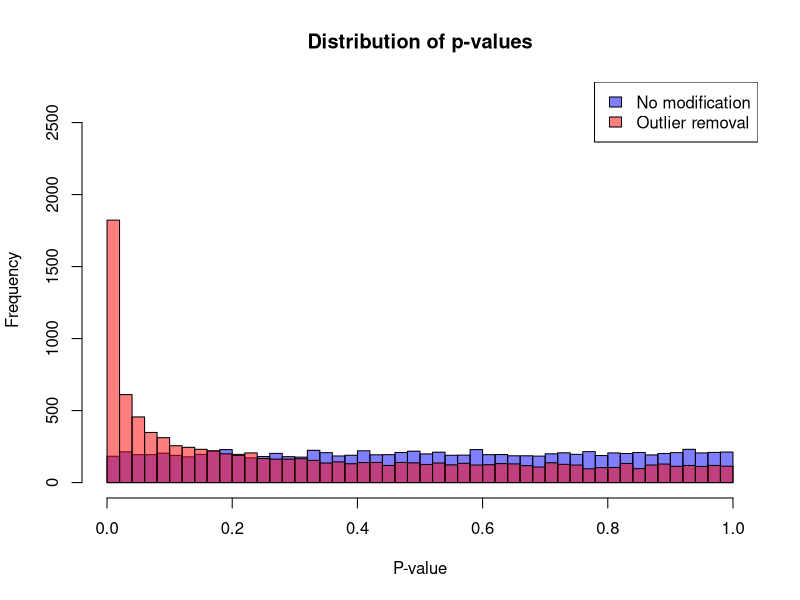

The R script that drew this image:
# Set seed for reproducibility
set.seed(40)

# Sample size
n <- 500

# Number of datasets to simulate
num_datasets <- 10000 

# Initialize vectors to store p-values and decisions
p_values_outliers <- numeric(num_datasets)
decisions_outliers <- character(num_datasets)
p_values_no_modification <- numeric(num_datasets)
decisions_no_modification <- character(num_datasets)

# Simulate data and perform t-test for each dataset
for (i in 1:num_datasets) {
  # Simulate GPA data for students who drink coffee (group 1)
  gpa_coffee <- rnorm(n, mean = 3.5, sd = 0.5)  # Mean GPA of 3.5 with standard deviation of 0.5
  
  # Simulate GPA data for students who don't drink coffee (group 2)
  gpa_no_coffee <- rnorm(n, mean = 3.5, sd = 0.5)  # Same mean and standard deviation as group 1
  
  # Perform t-test
  t_test_result <- t.test(gpa_coffee, gpa_no_coffee)
  
  # Store p-value and decision without any modification
  p_values_no_modification[i] <- t_test_result$p.value
  decisions_no_modification[i] <- ifelse(t_test_result$p.value < 0.05, "Reject H0", "Fail to reject H0")
  
  # Check for outliers and remove them based on the t-test results
  if (t_test_result$p.value < 0.05) {
    # If p-value is less than 0.05, remove outliers based on a more lenient criterion
    gpa_coffee <- gpa_coffee[abs(gpa_coffee - mean(gpa_coffee)) < 1.5 * sd(gpa_coffee)]
    gpa_no_coffee <- gpa_no_coffee[abs(gpa_no_coffee - mean(gpa_no_coffee)) < 1.5 * sd(gpa_no_coffee)]
  } else {
    # If p-value is not less than 0.05, remove outliers based on a stricter criterion
    gpa_coffee <- gpa_coffee[abs(gpa_coffee - mean(gpa_coffee)) < 1 * sd(gpa_coffee)]
    gpa_no_coffee <- gpa_no_coffee[abs(gpa_no_coffee - mean(gpa_no_coffee)) < 1 * sd(gpa_no_coffee)]
  }
  
  # Perform t-test after outlier removal
  t_test_result_outliers <- t.test(gpa_coffee, gpa_no_coffee)
  
  # Store p-value and decision
  p_values_outliers[i] <- t_test_result_outliers$p.value
  decisions_outliers[i] <- ifelse(t_test_result_outliers$p.value < 0.05, "Reject H0", "Fail to reject H0")
}


# Display summary of results
cat("Type 1 error rate (outlier removal):", mean(p_values_outliers < 0.05), "\n")
cat("Type 1 error rate (no modification):", mean(p_values_no_modification < 0.05), "\n")
cat(table(decisions_outliers), "\n")
cat(table(decisions_no_modification), "\n")

# Create a histogram of the p-values without modification
hist(p_values_no_modification, breaks = 50, col = rgb(0, 0, 1, 0.5), 
     main = "Distribution of p-values", xlab = "P-value", 
     xlim = c(0, 1), ylim = c(0, max(hist(p_values_no_modification, plot = FALSE)$counts, 
                                      hist(p_values_outliers, plot = FALSE)$counts)))

# Add a histogram of the p-values with outlier removal
hist(p_values_outliers, breaks = 50, col = rgb(1, 0, 0, 0.5), add = TRUE)

# Add a legend
legend("topright", legend = c("No modification", "Outlier removal"), 
       fill = c(rgb(0, 0, 1, 0.5), rgb(1, 0, 0, 0.5)))